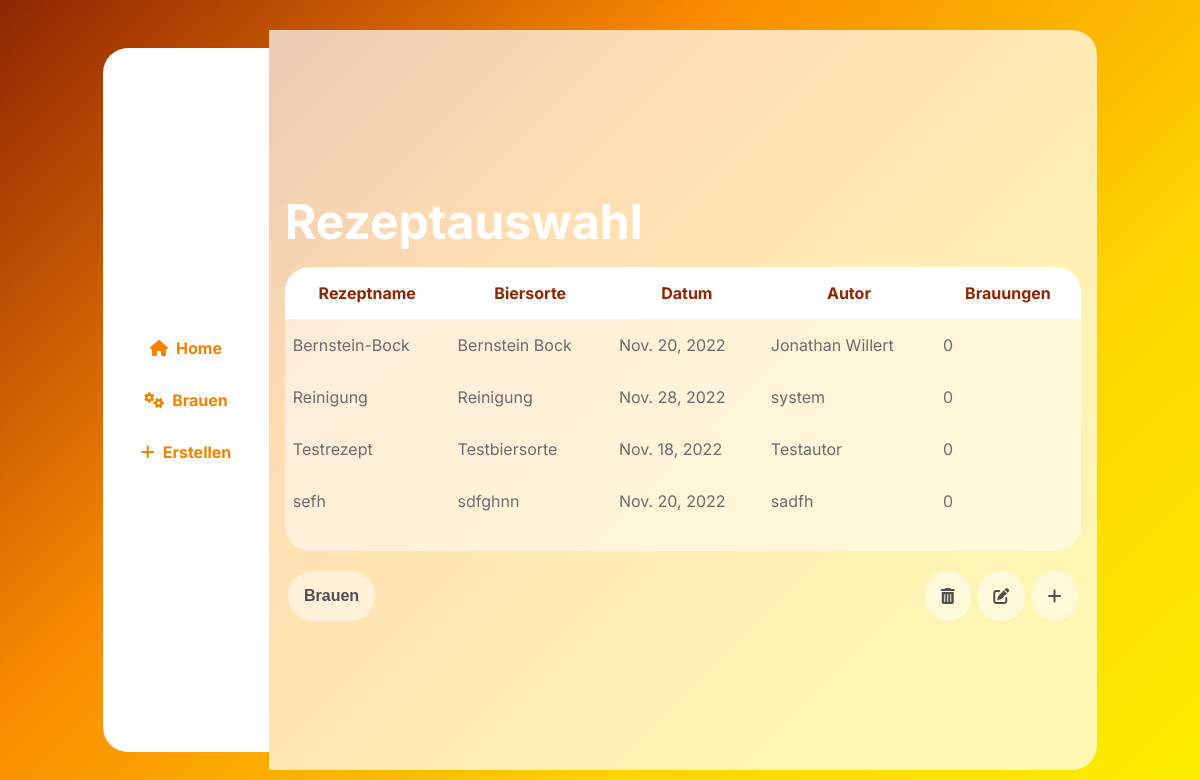
The app's page /home (signed in), older data.
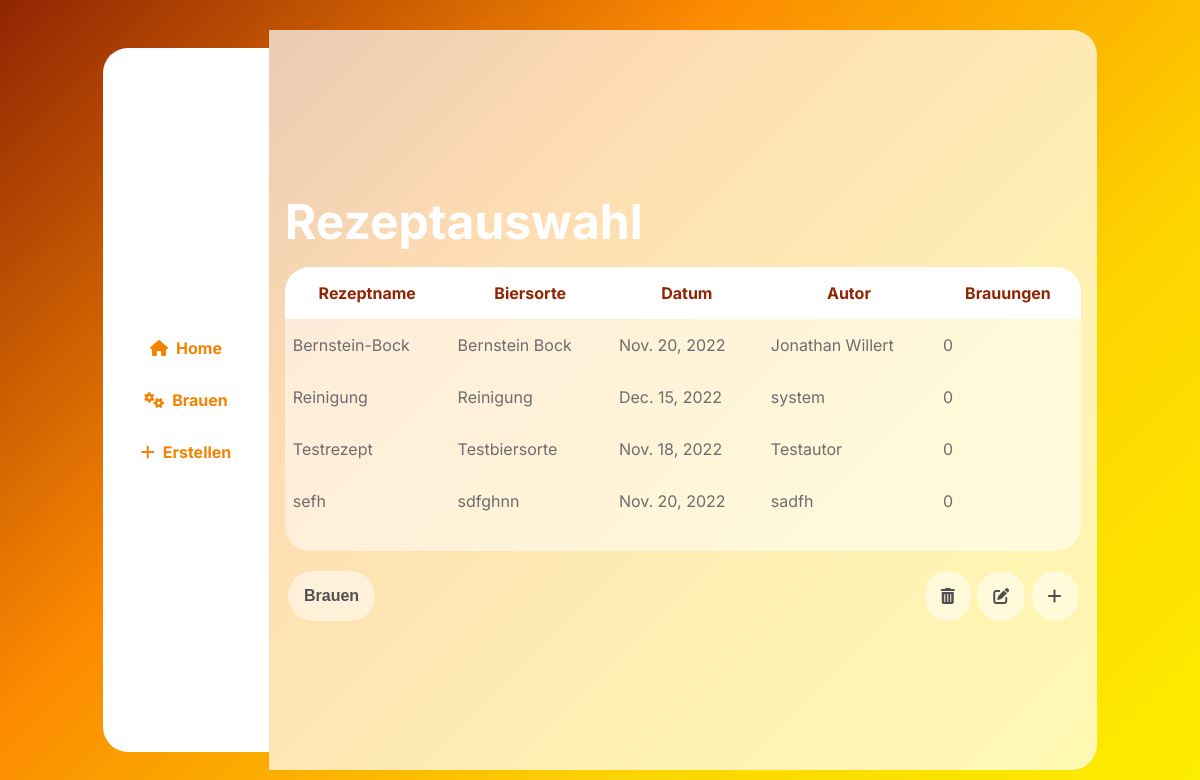
The same page, newer data.
### brewing/models.py (models this page shows, shortened)
class brew_recipe(models.Model):
    id = models.AutoField(primary_key=True)
    name = models.CharField(max_length=100)
    date = models.DateField(auto_now=True)
    bier_sorte = models.CharField(max_length=100)
    author = models.CharField(max_length=100)
    ausschlagwuerze = models.CharField(max_length=100, default="")
    sudhausausbeute = models.CharField(max_length=100)
    stamwuerze = models.CharField(max_length=100)
    ibu = models.IntegerField()
    ebc = models.IntegerField()
    alcohol = models.FloatField(default=0)
    description = models.TextField(max_length=1000)
    brauwasser = models.CharField(max_length=800)
    schuettung = models.CharField(max_length=800)
    maischplan = models.CharField(max_length=800)
    wuerzekochen = models.CharField(max_length=800)
    gaerung = models.CharField(max_length=800)
    phase = models.CharField(max_length=8000)
    number_of_brews = models.IntegerField(default=0)

### brewing/views.py (the view)
# urls.py: 2. Add a URL to urlpatterns:  path('', views.home, name='home')
def home(request):
    if(request.user.is_authenticated):
        order_by = request.GET.get('order_by', 'name')
        recipes = brew_recipe.objects.all().order_by(order_by)
        return render(request, 'brewing/home.html', {
            "recipes": recipes,
        })
    else:
        return redirect('/login')

### brewing/templates/brewing/home.html (shortened to what this page needs)
{% extends "brewing/template.html" %}
{% load static %}
{% block maincontent %}
<main class="main-xl">
  <h1>Rezeptauswahl</h1>
  <div id="recipeTableBox">
  <table id="selectRecipeTable">
    <thead>
      <tr>
        <th onclick="sortTable('name')">Rezeptname</th>
        <th onclick="sortTable('bier_sorte')">Biersorte</th>
        <th onclick="sortTable('date')">Datum</th>
        <th onclick="sortTable('author')">Autor</th>
        <th onclick="sortTable('number_of_brews')">Brauungen</th>
      </tr>
    </thead>
    <tbody>
      {% for recipe in recipes %}
      <tr>
          <td>{{recipe.name}}</td>
          <td>{{recipe.bier_sorte}}</td>
          <td>{{recipe.date}}</td>
          <td>{{recipe.author}}</td>
          <td>{{recipe.number_of_brews}}</td>
      </tr>
      {% endfor %}
    </tbody>
  </table>
</div>
  <div class="recipeButtonBox">
  <form action="{% url 'brewing' %}" id="submit_brewing_form" method="post">
    <button type="button" class="submitButton" id="submitRecipe" onclick="submit_button()">Brauen</button>
  </form>
  <div class="recipeEditButtonBox">
    <button class="submitButton" id="delRecipe"><i class="fa-solid fa-trash-can"></i></button>
    <button type="button" class="submitButton" id="editRecipe"><i class="fa-solid fa-pen-to-square"></i></button>
    <button type="button" class="submitButton" id="addRecipe" onclick="location.href='create'"><i class="fa-solid fa-plus"></i></button>
  </div>
</div>
</main>
{% endblock %}

Row changes from the older to the newer data that the page shows:
changed brew_recipe "Reinigung": date "Nov. 28, 2022" → "Dec. 15, 2022"
